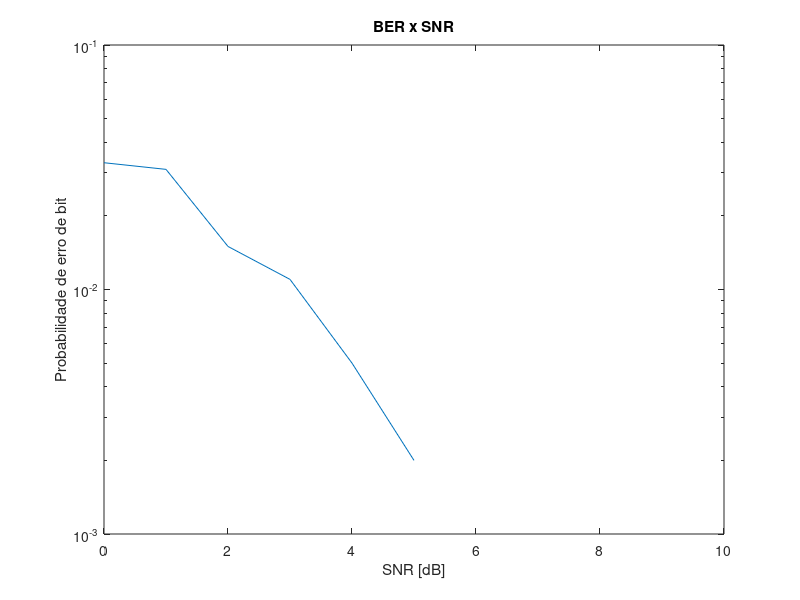
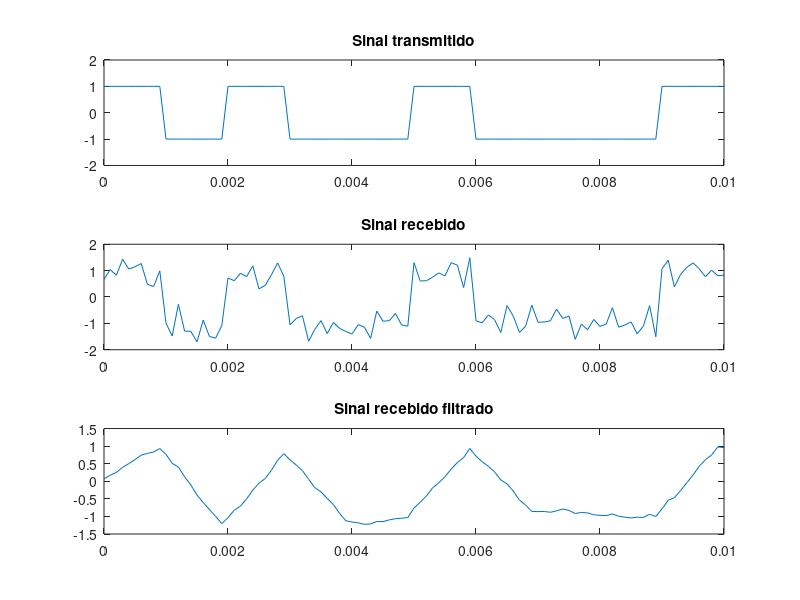

These figures' MATLAB source, in order:
close all;
clear all;
clc;

N = 10;            % Fator de superamostragem, número de amostras por simbolo
M = 2;              % Número de níves de transmissão
l = log2(M);        % Quantidade de bits por nível de transmissão

t_final = 1;        % tempo em segundos
Rb = 1e3;           % taxa de transmissão
Rs = Rb/l;    % taxa de transmissão de símbolos

fa = Rb*N;          % Frequência de amostragem
t = [0:(1/fa):t_final-(1/fa)];

% Sinalização 1
A = 1;              % Amplitude máxima
limiar = A/2;
dist_nivel = A*2;   % Distância entre níveis

num_simb = Rs*t_final;

SNR_min = 0;
SNR_max = 10;
SNR_vec = [SNR_min:SNR_max];

filtro_tx = ones(1,N);
filtro_rx = fliplr(filtro_tx);

info_bin = randi([0 1], 1, num_simb*l);
info_bin = reshape(info_bin, l, num_simb)';

info = bi2de(info_bin, 'left-msb')*dist_nivel- A;

info_up = upsample(info, N); % Adiciona N-1 amostras entre cada amostras de info
info_tx = filter(filtro_tx, 1, info_up); % O filtro define o formato do sinal

for SNR = SNR_min:SNR_max
    info_rx = awgn(info_tx, SNR-(log10(N))); % Gera o ruído branco em função da variância SNR
    info_rx_filter = filter(filtro_rx, 1, info_rx)/N;
    info_hat = info_rx_filter(N : N : end) > limiar; % Infomarção estimada
    
    num_erros(SNR + 1) = sum(xor(info_bin, info_hat));
    taxa_erro(SNR + 1) = num_erros(SNR + 1)/length(info_bin);
end

figure,
semilogy(SNR_vec, taxa_erro);
title('BER x SNR')
xlabel('SNR [dB]')
ylabel('Probabilidade de erro de bit')

figure,
subplot(311)
plot(t, info_tx)
xlim([0 10e-3])
ylim([-2 2])
title('Sinal transmitido')

subplot(312)
plot(t, info_rx)
xlim([0 10e-3])
ylim([-2 2])
title('Sinal recebido')

subplot(313)
plot(t, info_rx_filter)
xlim([0 10e-3])
title('Sinal recebido filtrado')